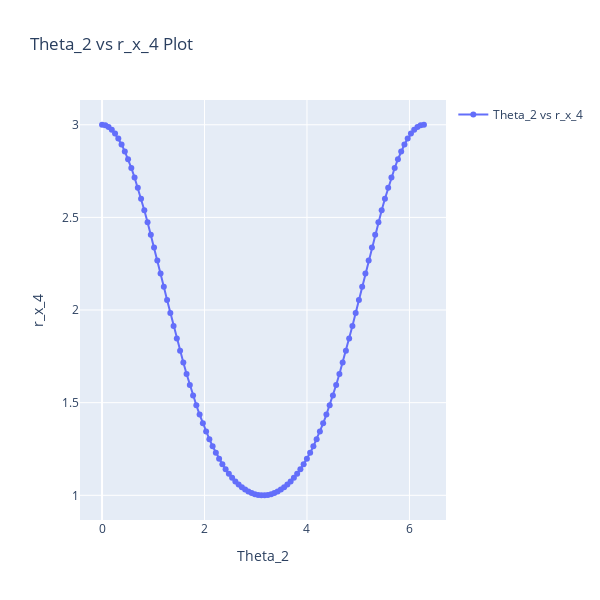

The notebook cell saved with this chart:
### Code cell
import numpy as np
import plotly.graph_objs as go
import sympy as sp

def plot_theta2_vs_rx4(theta_2_range, L2_value, L3_value, offset_value, alfa_value):
    # Generate solutions for a range of theta_2 values
    #solutions_list = []
    
    theta_2 = symbols('theta_2')
    L2, L3, alfa, offset = symbols('L2 L3 alfa, offset')

    r_x_4 = symbols('r_x_4')

    theta_2_values = []
    r_x_4_values = []
    for theta_2_loop in theta_2_range:
        solutions = sp.solve( [eq.subs({theta_2: theta_2_loop, L2: L2_value, L3: L3_value, offset: offset_value, alfa: alfa_value}) for eq in four_bars_slidercrank_example_symbolic_full()] )
        
        selected_solution = solutions[1]

        r_x_4_values.append(float(selected_solution[r_x_4]))
        theta_2_values.append(theta_2_loop)


    # Extract theta_2 and r_x_4 values for plotting
    # theta_2_values = [theta_2 for theta_2 in theta_2_range]
    # r_x_4_values = [solution['r_x_4'] for solution in solutions_list]

    # Create trace
    trace = go.Scatter(x=theta_2_values, y=r_x_4_values, mode='lines+markers', name='Theta_2 vs r_x_4')

    # Define layout
    layout = go.Layout(title='Theta_2 vs r_x_4 Plot',
                       xaxis=dict(title='Theta_2'),
                       yaxis=dict(title='r_x_4'),
                       showlegend=True,
                       autosize=False,
                       width=600,
                       height=600)

    fig = go.Figure(data=[trace], layout=layout)
    fig.show()


plot_theta2_vs_rx4(theta_2_range = np.linspace(0, 2*np.pi, 100), L2_value=1, L3_value=2, offset_value=0, alfa_value=0)

### Figure 1 — Plotly figure (JSON) as saved in the notebook; plotly's stock layout.template omitted (floating-point values rounded to 4 significant figures)
{"data": [{"mode": "lines+markers", "name": "Theta_2 vs r_x_4", "type": "scatter", "x": [0, 0.06347, 0.1269, 0.1904, 0.2539, 0.3173, 0.3808, 0.4443, 0.5077, 0.5712, 0.6347, 0.6981, 0.7616, 0.8251, 0.8885, 0.952, 1.015, 1.079, 1.142, 1.206, 1.269, 1.333, 1.396, 1.46, 1.523, 1.587, 1.65, 1.714, 1.777, 1.841, 1.904, 1.967, 2.031, 2.094, 2.158, 2.221, 2.285, 2.348, 2.412, 2.475, 2.539, 2.602, 2.666, 2.729, 2.793, 2.856, 2.919, 2.983, 3.046, 3.11, 3.173, 3.237, 3.3, 3.364, 3.427, 3.491, 3.554, 3.618, 3.681, 3.745, 3.808, 3.871, 3.935, 3.998, 4.062, 4.125, 4.189, 4.252, 4.316, 4.379, 4.443, 4.506, 4.57, 4.633, 4.697, 4.76, 4.823, 4.887, 4.95, 5.014, 5.077, 5.141, 5.204, 5.268, 5.331, 5.395, 5.458, 5.522, 5.585, 5.649, 5.712, 5.775, 5.839, 5.902, 5.966, 6.029, 6.093, 6.156, 6.22, 6.283], "y": [3, 2.997, 2.988, 2.973, 2.952, 2.926, 2.894, 2.856, 2.814, 2.767, 2.715, 2.66, 2.601, 2.539, 2.474, 2.407, 2.338, 2.268, 2.197, 2.125, 2.054, 1.984, 1.914, 1.846, 1.78, 1.716, 1.655, 1.596, 1.539, 1.486, 1.436, 1.388, 1.344, 1.303, 1.265, 1.229, 1.197, 1.167, 1.14, 1.116, 1.094, 1.075, 1.058, 1.043, 1.031, 1.021, 1.012, 1.006, 1.002, 1.0, 1.0, 1.002, 1.006, 1.012, 1.021, 1.031, 1.043, 1.058, 1.075, 1.094, 1.116, 1.14, 1.167, 1.197, 1.229, 1.265, 1.303, 1.344, 1.388, 1.436, 1.486, 1.539, 1.596, 1.655, 1.716, 1.78, 1.846, 1.914, 1.984, 2.054, 2.125, 2.197, 2.268, 2.338, 2.407, 2.474, 2.539, 2.601, 2.66, 2.715, 2.767, 2.814, 2.856, 2.894, 2.926, 2.952, 2.973, 2.988, 2.997, 3]}], "layout": {"autosize": false, "height": 600, "showlegend": true, "title": {"text": "Theta_2 vs r_x_4 Plot"}, "width": 600, "xaxis": {"title": {"text": "Theta_2"}}, "yaxis": {"title": {"text": "r_x_4"}}}}
